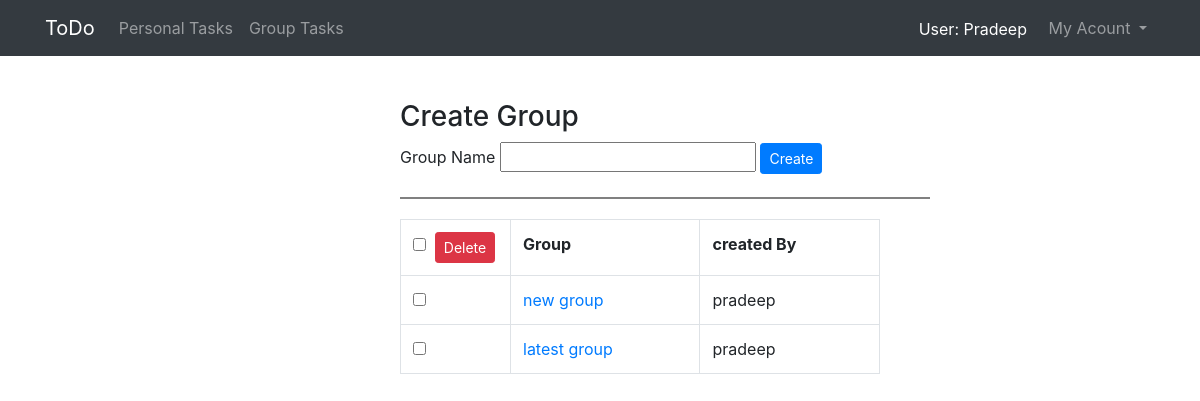
Screenshot of /createGroup/ (signed in) with the database file from the repository.
### todoapp/models.py (models this page shows)
class GroupModel(models.Model):
	grpid = models.CharField(max_length = 60)
	member =  models.ForeignKey(User,on_delete=models.CASCADE,null=True)
	group =  models.CharField(max_length=60)
	created_by = models.CharField(max_length = 60)

### todoapp/views.py (the view, shortened to what this page needs)
# urls.py: path('createGroup/',v1.createGroupview),
@login_required
def createGroupview(request):
    grpdata_member=GroupModel.objects.filter(member=request.user)
    mylist_data=ToDoModel.objects.filter(user=request.user,status='todo',flagTask='no')
    task_flag_update(request.user)
    return render(request,'todoapp/createGroup.html',
            {'current_user':request.user ,'grpdata_member':grpdata_member,'data':mylist_data})

### todoapp/supporting_python.py (called while the page is built)
def task_flag_update(user):
    mylist_data = ToDoModel.objects.filter(user=user,status='todo',flagTask='no')
    current_date=str(datetime.now().date())+datetime.now().strftime("%H:%M")
    for task in mylist_data:
        tasktime=str(task.date)+task.time.strftime("%H:%M")
        if current_date == tasktime:
            task.flagTask = 'yes'
            task.save()

### template/todoapp/createGroup.html (shortened to what this page needs)
<!DOCTYPE html>
{% extends "todoapp/base2.html" %}
{% block body_block %}
	<div class="create_group">
    <h3>Create Group</h3>
  <form method="post" action="/createGroup/">
    <label>Group Name</label>
    <input type="text" name="group" required>
    <input type="submit" value="Create" class="btn btn-primary btn-sm">
  </form>
  <div class="bottom_border_style"></div>
  <div>
    {% if grpdata_member %}
    <form action="/deleteGroups/" method="post">
    <table class="table table-bordered sortable" id="myTable" style="width: 60%;">
        <tr>
          <th style="width: 110px">
                <input type="checkbox" id="selecttodo" onclick="selectAll(this,document.getElementsByClassName('flag_group'))"><span style="padding-left:5px;">
                  <input type="submit" name="submit" class="btn btn-danger btn-sm" value="Delete">
                </span>
              </th>
          <th class ="grpSort">Group</th>
          <th class ="created" >created By</th>
        </tr>
      {% for data in grpdata_member %}
        <tr>
          <td><input type="checkbox" class="flag_group"  name="group=={{data.grpid}}">
          <td class="group">
          <a href="#">{{data.group}}</a>
          </td>
          <td class="admins" >
            {{data.created_by}}
          </td>
        </tr>
      {% endfor %}
    </table>
     </form>
     {%endif%}
	</div>
{%endblock%}

### template/todoapp/base2.html (shortened to what this page needs)
<!DOCTYPE html>
{%load static%}
{% load crispy_forms_tags %}
<html lang="en" dir="ltr">
  <head >
    <link rel="stylesheet" href="{%static "todoapp/todo_create.css"%}">
    <link rel="stylesheet" href="{%static "todoapp/form_style.css"%}">
    <link rel="stylesheet" href="{%static "todoapp/group_static.css"%}">
    <link rel="stylesheet" href="https://stackpath.bootstrapcdn.com/bootstrap/4.1.3/css/bootstrap.min.css">
    <link rel="stylesheet" href="https://maxcdn.bootstrapcdn.com/bootstrap/4.0.0/css/bootstrap.min.css">
    <link rel="stylesheet" href="https://cdnjs.cloudflare.com/ajax/libs/font-awesome/4.7.0/css/font-awesome.min.css">
  </head>
  <body class="body_class"  id="stop" onload="testfunction()">
      <nav class="navbar navbar-expand-md navbar-dark bg-dark fixed-top">
        <div class="container">
          <a class="navbar-brand" href="/mylist/mylist">ToDo</a>
          <div class="collapse navbar-collapse" id="navbarSupportedContent">
              <ul class="navbar-nav ">
                <li class="nav-item">
                    <a class="nav-link" href="/mylist/mylist">Personal Tasks</a>
                </li>
                <li class="nav-item">
                    <a class="nav-link" href="/group">Group Tasks</a>
                </li>
              </ul>
              <ul class="navbar-nav ml-auto">
                     <span style="color:white;padding-top:9px;"><li>User:&nbsp{{current_user|title}}</li></span> &nbsp&nbsp&nbsp
                     <li class="nav-item dropdown">
                          <a class="nav-link dropdown-toggle" href="#" id="navbarDropdown" role="button" data-toggle="dropdown">
                            My Acount
                          </a>
                    </li>
               </ul>
            </div>
            </div>
        </nav>
      {% block body_block %}{% endblock %}
  </body>
</html>

### static/todoapp/todo_create.css (style rules this page uses)
body { overflow-x: hidden; }

### static/todoapp/group_static.css (style rules this page uses)
.create_group { margin-top: 100px; margin-left: 400px; position: relative; }
.bottom_border_style { border-bottom: 2px solid grey; width:530px; margin-top: 20px; margin-bottom: 20px; }

### rows the page displays
GroupModel: group "new group", created_by "pradeep"
GroupModel: group "latest group", created_by "pradeep"

### other values shown
{{ current_user|title }} "Pradeep"
